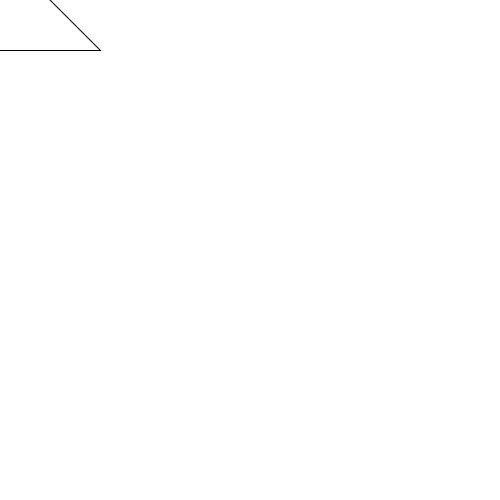
Frame 1 (no input)
Frame 60 (the mouse pressed at the canvas centre just before this capture): identical to frame 1, image omitted
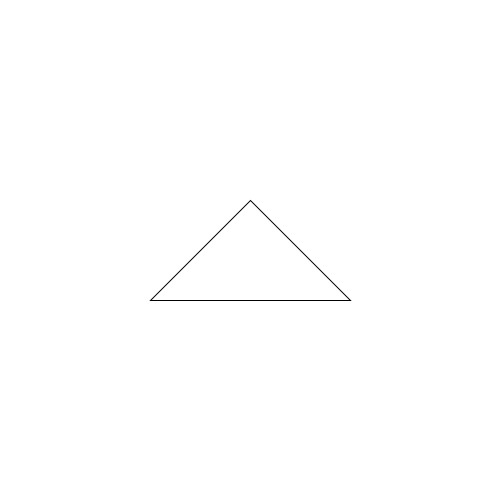
Frame 120 (the mouse held since frame 60 and released just before this capture)

The Processing sketch that drew these frames (run headless with seeded random() and noise(); from frame 60 on, the mouse is pressed at the canvas centre):

// Processing sketch: ejemplo_04_triangulo_movimiento_println
// ── ejemplo_04_triangulo_movimiento_println.pde
void setup() {
  size(500, 500);
}


void draw() {
  background(255);
  triangle(mouseX-100, mouseY+50,mouseX, mouseY-50, mouseX+100, mouseY+50);
  println("mouseX: " + mouseX + " ||  mouseY: " + mouseY);  // la función println sirve para escribir cosas en la consola
  // en este caso, las posición del mouse
 
}
